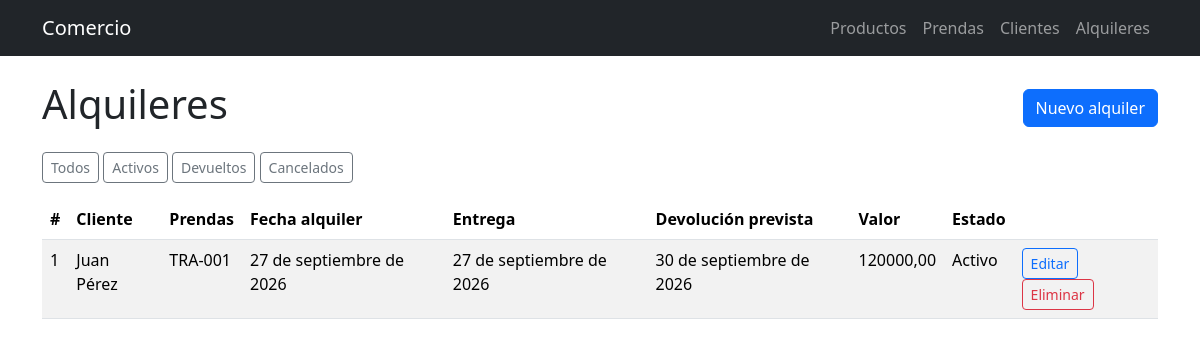
Screenshot of /alquileres/ with the database file from the repository.
### gestion/models.py (models this page shows, shortened)
class Alquiler(models.Model):
    class Estado(models.TextChoices):
        ACTIVO = "activo", "Activo"
        DEVUELTO = "devuelto", "Devuelto"
        CANCELADO = "cancelado", "Cancelado"
    cliente = models.ForeignKey(Cliente, on_delete=models.CASCADE)
    prendas = models.ManyToManyField(Prenda)
    fecha_alquiler = models.DateField("fecha del alquiler")
    fecha_entrega = models.DateField("fecha de entrega")
    fecha_devolucion_prevista = models.DateField("fecha prevista de devolución")
    valor = models.DecimalField("valor del alquiler", max_digits=10, decimal_places=2)
    estado = models.CharField(
        max_length=20, choices=Estado.choices, default=Estado.ACTIVO
    )
    class Meta:
        verbose_name = "alquiler"

class Cliente(models.Model):
    class Estado(models.TextChoices):
        ACTIVO = "activo", "Activo"
        INACTIVO = "inactivo", "Inactivo"
    nombre = models.CharField("nombre completo", max_length=100)
    documento = models.CharField(
        "documento de identificación", max_length=20, unique=True
    )
    telefono = models.CharField("teléfono", max_length=20)
    correo = models.EmailField("correo electrónico")
    direccion = models.CharField("dirección", max_length=200, blank=True)
    estado = models.CharField(
        max_length=20, choices=Estado.choices, default=Estado.ACTIVO
    )
    class Meta:
        verbose_name = "cliente"
    def __str__(self):
        return self.nombre

class Prenda(models.Model):
    class Estado(models.TextChoices):
        DISPONIBLE = "disponible", "Disponible"
        ALQUILADA = "alquilada", "Alquilada"
        MANTENIMIENTO = "mantenimiento", "En mantenimiento"
    codigo = models.CharField("código", max_length=20, unique=True)
    tipo = models.CharField("tipo de prenda", max_length=50)
    descripcion = models.TextField("descripción", blank=True)
    talla = models.CharField(max_length=10)
    color = models.CharField(max_length=30)
    precio_alquiler = models.DecimalField(
        "precio de alquiler", max_digits=10, decimal_places=2
    )
    estado = models.CharField(
        max_length=20, choices=Estado.choices, default=Estado.DISPONIBLE
    )
    fecha_disponibilidad = models.DateField(
        "fecha de disponibilidad", null=True, blank=True
    )
    class Meta:
        verbose_name = "prenda"

### gestion/views.py (the view)
# urls.py: path("alquileres/", views.AlquilerListView.as_view(), name="alquiler_lista"),
class AlquilerListView(generic.ListView):
    model = Alquiler
    template_name = "gestion/alquiler_lista.html"
    def get_queryset(self):
        qs = super().get_queryset().select_related("cliente")
        estado = self.request.GET.get("estado")
        if estado:
            qs = qs.filter(estado=estado)
        return qs

### gestion/templates/gestion/alquiler_lista.html (shortened to what this page needs)
{% extends "gestion/base.html" %}
{% block contenido %}
<div class="d-flex justify-content-between align-items-center mb-3">
  <h1>Alquileres</h1>
  <a href="{% url 'alquiler_crear' %}" class="btn btn-primary">Nuevo alquiler</a>
</div>
<p>
  <a href="{% url 'alquiler_lista' %}" class="btn btn-sm btn-outline-secondary">Todos</a>
  <a href="?estado=activo" class="btn btn-sm btn-outline-secondary">Activos</a>
  <a href="?estado=devuelto" class="btn btn-sm btn-outline-secondary">Devueltos</a>
  <a href="?estado=cancelado" class="btn btn-sm btn-outline-secondary">Cancelados</a>
</p>
<table class="table table-striped">
  <thead>
    <tr>
      <th>#</th>
      <th>Cliente</th>
      <th>Prendas</th>
      <th>Fecha alquiler</th>
      <th>Entrega</th>
      <th>Devolución prevista</th>
      <th>Valor</th>
      <th>Estado</th>
      <th></th>
    </tr>
  </thead>
  <tbody>
    {% for alquiler in object_list %}
    <tr>
      <td>{{ alquiler.pk }}</td>
      <td>{{ alquiler.cliente }}</td>
      <td>
        {% for prenda in alquiler.prendas.all %}
          {{ prenda.codigo }}{% if not forloop.last %}, {% endif %}
        {% endfor %}
      </td>
      <td>{{ alquiler.fecha_alquiler }}</td>
      <td>{{ alquiler.fecha_entrega }}</td>
      <td>{{ alquiler.fecha_devolucion_prevista }}</td>
      <td>{{ alquiler.valor }}</td>
      <td>{{ alquiler.get_estado_display }}</td>
      <td>
        <a href="{% url 'alquiler_editar' alquiler.pk %}" class="btn btn-sm btn-outline-primary">Editar</a>
        <a href="{% url 'alquiler_eliminar' alquiler.pk %}" class="btn btn-sm btn-outline-danger">Eliminar</a>
      </td>
    </tr>
    {% empty %}
    <tr><td colspan="9">No hay alquileres registrados.</td></tr>
    {% endfor %}
  </tbody>
</table>
{% endblock %}

### rows the page displays
Alquiler: pk "1", cliente "Juan Pérez", fecha_alquiler "27 de septiembre de 2026", fecha_entrega "27 de septiembre de 2026", fecha_devolucion_prevista "30 de septiembre de 2026", valor "120000,00", estado "Activo"
Prenda: codigo "TRA-001"
